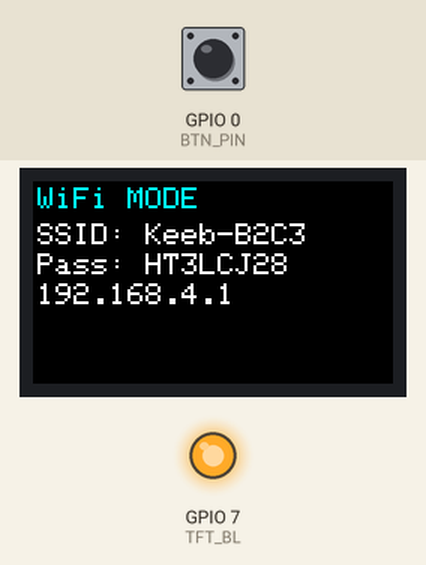
A sketch run on a simulated ESP32-S3. Parts: 240×135 colour display, output pins drawn as LEDs (lit = HIGH). The test bench sets the inputs (shaded band); at power-on: GPIO 0 (BTN_PIN) HIGH. Random numbers use the default seed unless the sketch sets one; nothing arrives over Bluetooth unless stated; a phone connects over Bluetooth LE 3 s after start; USB keyboard and mouse output is not drawn; what the sketch prints to the serial monitor is not drawn.

Above: at 1.4 s.
1.5 s: GPIO 0 (BTN_PIN) pulled LOW for 0.15 s
At 2.4 s:
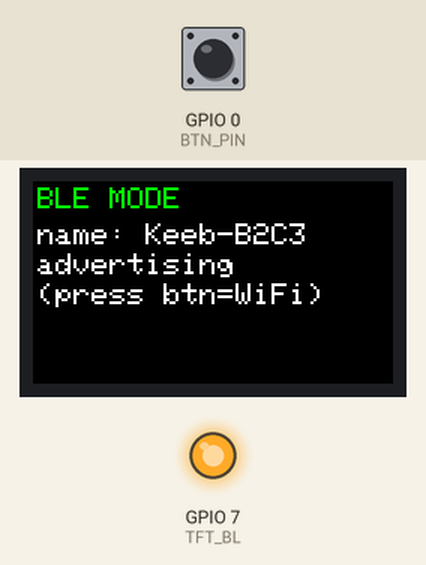
3.1 s: GPIO 0 (BTN_PIN) pulled LOW for 1 s
At 3.4 s:
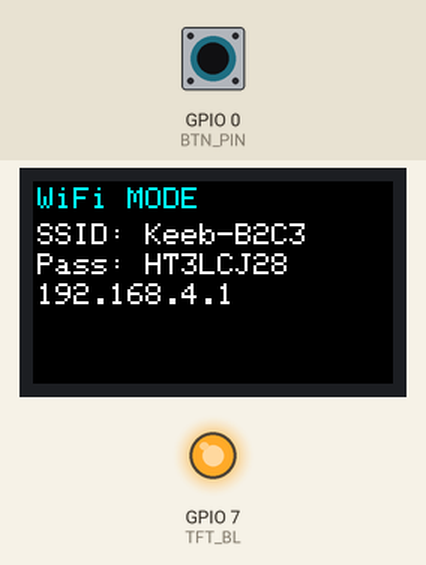
5.6 s: GPIO 0 (BTN_PIN) pulled LOW for 0.15 s
At 6.5 s:
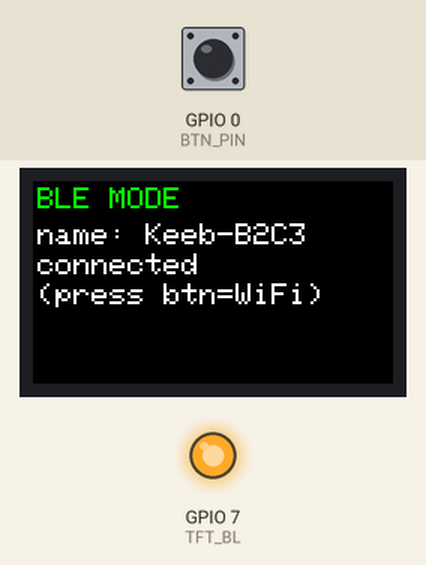
7.2 s: GPIO 0 (BTN_PIN) pulled LOW for 3.2 s
At 7.8 s:
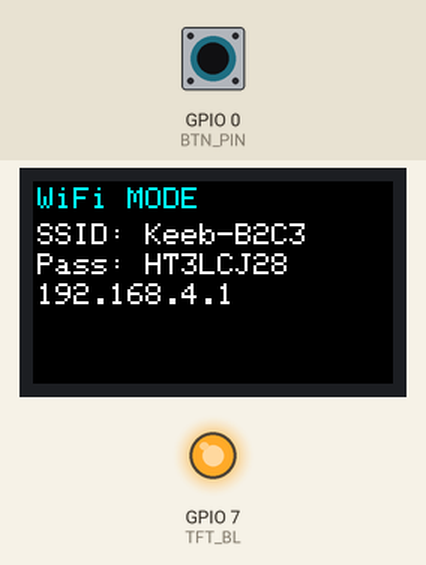
11.9 s: GPIO 0 (BTN_PIN) pulsed LOW 5 times (0.12 s each, 0.3 s apart)
At 13.7 s:
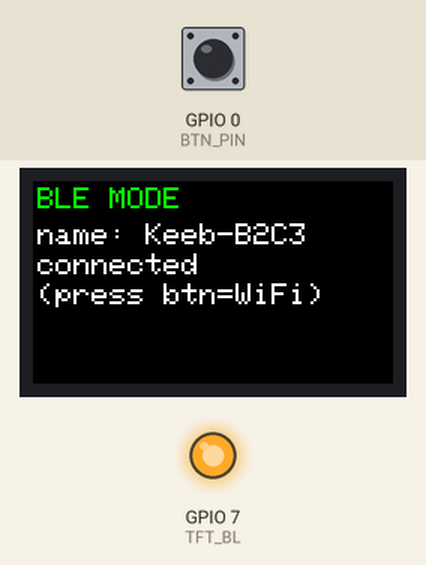
Timing chart, 0 to 15.2 s (numbered marks = the images above; inputs shaded):
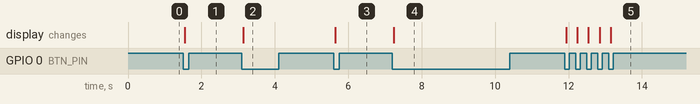

The sketch:

keyboard-dongle.ino
```cpp
/*
 * ESP32-S3 USB-HID keyboard dongle — ONE firmware, THREE boards.
 *
 * Plug into the TARGET computer; it enumerates as a real USB keyboard. At boot it
 * brings up a BLE (Nordic UART) service AND a WiFi access point. Send text from a
 * control machine over whichever is convenient:
 *   - WiFi : join the AP, open http://192.168.4.1
 *   - BLE  : use web/control.html (Web Bluetooth)
 * Whichever transport connects first disables the other until it disconnects.
 *
 * Pick your board below (or pass -DBOARD=n to arduino-cli). The ONLY thing that
 * differs between boards is the on-board screen; USB-HID + WiFi + BLE are identical.
 *
 * Board options (all are ESP32-S3, which is what makes USB-HID possible):
 *   USB CDC On Boot : Enabled
 *   USB Mode        : USB-OTG (TinyUSB)
 *   Partition Scheme: 16M Flash (3MB APP/9.9MB FATFS)
 *   Flash Size      : 16MB
 * Libraries: Adafruit GFX, Adafruit ST7735 and ST7789.
 */

#include "USB.h"
#include "USBHIDKeyboard.h"
#include "USBHIDMouse.h"
#include <WiFi.h>
#include <WebServer.h>
#include <BLEDevice.h>
#include <BLEServer.h>
#include <BLEUtils.h>
#include <BLE2902.h>
#include <BLESecurity.h>
#include <SPI.h>
#include <esp_mac.h>
#include <esp_random.h>

// ===================== BOARD SELECT =====================
#define BOARD_LILYGO_TDONGLE_S3 1   // ST7735 80x160 LCD, USB-A plug
#define BOARD_WAVESHARE_S3_GEEK 2   // ST7789 240x135 LCD, USB-A plug
#define BOARD_M5STACK_ATOMS3U   3   // no screen (RGB LED), USB-A plug
#ifndef BOARD
#define BOARD BOARD_WAVESHARE_S3_GEEK   // <-- change to your board, or pass -DBOARD=n
#endif

// 0 = open BLE control (reliable first boot, recommended until tested on hardware)
// 1 = require an on-screen pairing PIN (needs a display + bonding)
#define REQUIRE_BLE_PAIRING 0

// ----- per-board wiring -----
#if BOARD == BOARD_LILYGO_TDONGLE_S3
  #define HAS_DISPLAY 1
  #define USE_ST7735  1
  #define TFT_CS 4
  #define TFT_DC 2
  #define TFT_RST 1
  #define TFT_MOSI 3
  #define TFT_SCLK 5
  #define TFT_BL 38
  #define BTN_PIN 0
  #define TXT_SIZE 1
  #define BOARD_NAME "LilyGo T-Dongle S3"
#elif BOARD == BOARD_WAVESHARE_S3_GEEK
  #define HAS_DISPLAY 1
  #define USE_ST7789  1
  // pins per esp-cpp/espp ws-s3-geek driver (authoritative)
  #define TFT_CS 10
  #define TFT_DC 8
  #define TFT_RST 9
  #define TFT_MOSI 11
  #define TFT_SCLK 12
  #define TFT_BL 7
  #define BTN_PIN 0
  #define TXT_SIZE 2
  #define BOARD_NAME "Waveshare ESP32-S3-Geek"
#elif BOARD == BOARD_M5STACK_ATOMS3U
  #define HAS_DISPLAY 0
  #define BTN_PIN 41
  #define BOARD_NAME "M5Stack AtomS3U"
#else
  #error "Unknown BOARD"
#endif

#if REQUIRE_BLE_PAIRING && !HAS_DISPLAY
  #error "REQUIRE_BLE_PAIRING needs a display to show the PIN; this board has none."
#endif

#include <Adafruit_GFX.h>
#if USE_ST7735
  #include <Adafruit_ST7735.h>
#elif USE_ST7789
  #include <Adafruit_ST7789.h>
#endif

// ---- Nordic UART Service UUIDs (match web/control.html) ----
#define SERVICE_UUID "6E400001-B5A3-F393-E0A9-E50E24DCCA9E"
#define CHAR_RX_UUID "6E400002-B5A3-F393-E0A9-E50E24DCCA9E"
#define CHAR_TX_UUID "6E400003-B5A3-F393-E0A9-E50E24DCCA9E"

USBHIDKeyboard Keyboard;
USBHIDMouse Mouse;
WebServer server(80);
// Software-SPI constructors (exact pins) — avoids Adafruit re-begin()'ing hardware
// SPI on the wrong default pins, which leaves the panel blank.
#if USE_ST7735
Adafruit_ST7735 tft = Adafruit_ST7735(TFT_CS, TFT_DC, TFT_MOSI, TFT_SCLK, TFT_RST);
#elif USE_ST7789
Adafruit_ST7789 tft = Adafruit_ST7789(TFT_CS, TFT_DC, TFT_MOSI, TFT_SCLK, TFT_RST);
#endif
BLEAdvertising *advertising = nullptr;

String apSsid, apPass;
volatile uint32_t g_pairPin = 0;
volatile bool g_showPin = false;
volatile bool needRedraw = false;
// Button (BTN_PIN) toggles which radio is live: 0 = WiFi AP, 1 = BLE. Exclusive.
int radioMode = 0;
volatile bool bleConnected = false;
volatile int wifiClients = 0;
bool wifiApUp = false;
bool bleAdvOn = false;

const char INDEX_HTML[] PROGMEM = R"HTML(
<!DOCTYPE html><html lang="en"><head><meta charset="utf-8">
<meta name="viewport" content="width=device-width, initial-scale=1">
<title>S3 Keyboard</title><style>
body{font-family:system-ui,sans-serif;max-width:640px;margin:24px auto;padding:0 16px;background:#111;color:#eee}
h1{font-size:1.2rem}
textarea{width:100%;height:150px;font-size:16px;padding:10px;box-sizing:border-box;background:#1c1c1c;color:#eee;border:1px solid #444;border-radius:8px}
.row{display:flex;gap:8px;flex-wrap:wrap;margin-top:10px;align-items:center}
button{font-size:15px;padding:10px 16px;border:0;border-radius:8px;cursor:pointer;background:#3b82f6;color:#fff}
button.alt{background:#374151}label{display:flex;align-items:center;gap:6px;font-size:14px}
#log{margin-top:12px;font-size:13px;color:#9ca3af}
h2{font-size:1rem;color:#9ca3af;margin-top:22px}
#pad{touch-action:none;height:170px;margin-top:10px;background:#1c1c1c;border:1px dashed #555;border-radius:10px;display:flex;align-items:center;justify-content:center;color:#666;user-select:none;font-size:14px}
</style></head><body>
<h1>ESP32-S3 — Remote Keyboard (WiFi)</h1>
<textarea id="txt" placeholder="Type text to send to the target computer..."></textarea>
<div class="row"><button onclick="send()">Send</button>
<label><input type="checkbox" id="enter" checked> Press Enter after</label></div>
<div class="row">
<button class="alt" onclick="key('ENTER')">Enter</button>
<button class="alt" onclick="key('TAB')">Tab</button>
<button class="alt" onclick="key('ESC')">Esc</button>
<button class="alt" onclick="key('WIN')">Win/Cmd</button>
<button class="alt" onclick="key('CTRL_ALT_DEL')">Ctrl+Alt+Del</button></div>
<h2>Mouse</h2>
<div id="pad">drag to move the pointer &#8226; tap to left-click</div>
<div class="row"><label>Sensitivity <input type="range" id="sens" min="0.3" max="5" step="0.1" value="1.6"> <span id="sensv">1.6</span>x</label></div>
<div class="row">
<button class="alt" onclick="mclick(1)">Left</button>
<button class="alt" onclick="mclick(2)">Right</button>
<button class="alt" onclick="mclick(4)">Middle</button>
<button class="alt" onclick="mscroll(-3)">Scroll up</button>
<button class="alt" onclick="mscroll(3)">Scroll down</button></div>
<div id="log"></div><script>
async function post(p,b){const r=await fetch(p,{method:'POST',headers:{'Content-Type':'text/plain'},body:b});
document.getElementById('log').textContent=r.ok?'sent':'error '+r.status;}
function send(){let t=document.getElementById('txt').value;if(document.getElementById('enter').checked)t+='\n';post('/type',t);}
function key(k){post('/key',k);}
let SENS=parseFloat(localStorage.getItem('sens')||'1.6');
const sens=document.getElementById('sens'),sensv=document.getElementById('sensv');
sens.value=SENS;sensv.textContent=SENS.toFixed(1);
sens.addEventListener('input',()=>{SENS=parseFloat(sens.value);sensv.textContent=SENS.toFixed(1);localStorage.setItem('sens',sens.value);});
function clamp(v){v=v|0;return v<-127?-127:v>127?127:v;}
function mpost(a){fetch('/mouse',{method:'POST',body:new Uint8Array(a)});}
function mclick(b){mpost([2,0x63,b]);}
function mscroll(a){mpost([2,0x73,(clamp(a)+128)&255]);}
const pad=document.getElementById('pad');let pd=false,lx=0,ly=0,ax=0,ay=0,mv=false;
pad.addEventListener('pointerdown',e=>{pd=true;lx=e.clientX;ly=e.clientY;mv=false;ax=ay=0;pad.setPointerCapture(e.pointerId);e.preventDefault();});
pad.addEventListener('pointermove',e=>{if(!pd)return;ax+=e.clientX-lx;ay+=e.clientY-ly;lx=e.clientX;ly=e.clientY;if(Math.abs(ax)>3||Math.abs(ay)>3)mv=true;});
pad.addEventListener('pointerup',e=>{if(!pd)return;pd=false;if(!mv)mclick(1);});
setInterval(()=>{if(!ax&&!ay)return;const dx=clamp(Math.round(ax*SENS)),dy=clamp(Math.round(ay*SENS));ax=0;ay=0;if(dx||dy)mpost([2,0x6d,(dx+128)&255,(dy+128)&255]);},40);
</script></body></html>
)HTML";

void doKey(const String &k) {
  if (k == "ENTER")      Keyboard.write(KEY_RETURN);
  else if (k == "TAB")   Keyboard.write(KEY_TAB);
  else if (k == "ESC")   Keyboard.write(KEY_ESC);
  else if (k == "WIN")   Keyboard.write(KEY_LEFT_GUI);
  else if (k == "CTRL_ALT_DEL") {
    Keyboard.press(KEY_LEFT_CTRL); Keyboard.press(KEY_LEFT_ALT); Keyboard.press(KEY_DELETE);
    delay(60); Keyboard.releaseAll();
  }
}

// Mouse command bytes (all non-zero so they survive String handling):
//   0x02 'm' dx+128 dy+128   -> relative move
//   0x02 'c' button(1=L,2=R,4=M) -> click
//   0x02 's' amount+128      -> scroll wheel
void doMouse(const uint8_t *d, size_t n) {
  if (n < 2) return;
  if (d[1] == 'm' && n >= 4)      Mouse.move((int)d[2] - 128, (int)d[3] - 128, 0);
  else if (d[1] == 'c' && n >= 3) Mouse.click(d[2]);
  else if (d[1] == 's' && n >= 3) Mouse.move(0, 0, (int)d[2] - 128);
}

#if HAS_DISPLAY
void screen(const String &l1, uint16_t c1, const String &l2, const String &l3, const String &l4) {
  tft.fillScreen(ST77XX_BLACK);
  tft.setTextSize(TXT_SIZE);
  const int lh = 8 * TXT_SIZE + 4;   // line height scales with text size
  int y = 4;
  tft.setTextColor(c1);            tft.setCursor(3, y); tft.print(l1); y += lh + 4;
  tft.setTextColor(ST77XX_WHITE);
  tft.setCursor(3, y); tft.print(l2); y += lh;
  tft.setCursor(3, y); tft.print(l3); y += lh;
  tft.setCursor(3, y); tft.print(l4);
}
void drawScreen() {
  if (g_showPin) {
    char pin[8]; snprintf(pin, sizeof(pin), "%06u", (unsigned)g_pairPin);
    screen("BLE PAIRING", ST77XX_MAGENTA, "Enter PIN:", String(pin), "");
    return;
  }
  if (radioMode == 0) {   // WiFi active
    screen("WiFi MODE", ST77XX_CYAN, "SSID: " + apSsid, "Pass: " + apPass, "192.168.4.1");
  } else {                // BLE active
    screen("BLE MODE", ST77XX_GREEN, "name: " + apSsid,
           bleConnected ? "connected" : "advertising", "(press btn=WiFi)");
  }
}
#else
void drawScreen() {}   // screenless board: nothing to draw
#endif

void genCreds() {
  uint8_t mac[6];
  esp_read_mac(mac, ESP_MAC_WIFI_SOFTAP);
  char ss[20];
  snprintf(ss, sizeof(ss), "Keeb-%02X%02X", mac[4], mac[5]);
  apSsid = ss;
#if defined(FIXED_PASS)
  apPass = "type12345";   // fixed (e.g. while a screen is unavailable/being debugged)
#elif HAS_DISPLAY
  static const char cs[] = "ABCDEFGHJKLMNPQRSTUVWXYZ23456789";  // all caps + digits, no I/O/0/1
  apPass = "";
  for (int i = 0; i < 8; i++) apPass += cs[esp_random() % (sizeof(cs) - 1)];  // random, shown on screen
#else
  apPass = "type12345";   // fixed: no screen to display a random one
#endif
  Serial.printf("[%s] WiFi: %s / %s  ->  http://192.168.4.1\n", BOARD_NAME, apSsid.c_str(), apPass.c_str());
}

void startAP() {
  WiFi.mode(WIFI_AP);
  WiFi.softAP(apSsid.c_str(), apPass.c_str());
  wifiApUp = true;
}
void stopAP() {
  WiFi.softAPdisconnect(true);
  WiFi.mode(WIFI_OFF);
  wifiApUp = false;
  wifiClients = 0;
}
void onWiFiEvent(WiFiEvent_t e) {
  if (e == ARDUINO_EVENT_WIFI_AP_STACONNECTED) wifiClients++;
  else if (e == ARDUINO_EVENT_WIFI_AP_STADISCONNECTED && wifiClients > 0) wifiClients--;
}
void startAdv() { if (!bleAdvOn) { advertising->start(); bleAdvOn = true; } }
void stopAdv()  { if (bleAdvOn)  { advertising->stop();  bleAdvOn = false; } }

class SrvCb : public BLEServerCallbacks {
  void onConnect(BLEServer *s) override { bleConnected = true; }
  void onDisconnect(BLEServer *s) override { bleConnected = false; }
};
class RxCb : public BLECharacteristicCallbacks {
  void onWrite(BLECharacteristic *c) override {
    if (g_showPin) { g_showPin = false; needRedraw = true; }
    String v = c->getValue();
    if (v.length() == 0) return;
    if (v[0] == '\x01')      doKey(v.substring(1));
    else if (v[0] == '\x02') doMouse((const uint8_t *)v.c_str(), v.length());
    else                     Keyboard.print(v);
  }
};
#if REQUIRE_BLE_PAIRING
class SecCb : public BLESecurityCallbacks {
  uint32_t onPassKeyRequest() override { return 0; }
  void onPassKeyNotify(uint32_t pk) override { g_pairPin = pk; g_showPin = true; needRedraw = true; }
  bool onConfirmPIN(uint32_t pk) override { return true; }
  bool onSecurityRequest() override { return true; }
};
#endif

// Apply the current radioMode: bring up exactly one radio, shut the other.
void applyRadio() {
  if (radioMode == 0) {            // WiFi
    stopAdv();
    if (!wifiApUp) startAP();
  } else {                         // BLE
    stopAP();
    startAdv();
  }
  needRedraw = true;
}
// Poll the button; a press toggles WiFi <-> BLE.
void pollButton() {
  static bool last = HIGH;
  static uint32_t t = 0;
  bool b = digitalRead(BTN_PIN);
  if (b != last && millis() - t > 60) {   // debounce
    t = millis(); last = b;
    if (b == LOW) { radioMode = !radioMode; applyRadio(); }
  }
}

void setup() {
  Serial.begin(115200);
  Keyboard.begin();
  Mouse.begin();
  USB.begin();

#if HAS_DISPLAY
  pinMode(TFT_BL, OUTPUT);
  digitalWrite(TFT_BL, HIGH);
  #if USE_ST7735
    tft.initR(INITR_MINI160x80);       // 80x160 panel
    tft.setRotation(3);
    tft.invertDisplay(true);
  #elif USE_ST7789
    tft.init(135, 240);                 // 1.14" 240x135 panel
    tft.setRotation(3);
    // if colours look inverted on hardware, toggle: tft.invertDisplay(false);
  #endif
  tft.fillScreen(ST77XX_BLACK);
#endif

  genCreds();

  pinMode(BTN_PIN, INPUT_PULLUP);   // button toggles WiFi <-> BLE
  WiFi.onEvent(onWiFiEvent);
  startAP();                        // bring WiFi up before BLE init (coexistence order)

  BLEDevice::init(apSsid.c_str());
  BLEServer *srv = BLEDevice::createServer();
  srv->setCallbacks(new SrvCb());
  BLEService *svc = srv->createService(SERVICE_UUID);
  BLECharacteristic *rx = svc->createCharacteristic(
      CHAR_RX_UUID, BLECharacteristic::PROPERTY_WRITE | BLECharacteristic::PROPERTY_WRITE_NR);
#if REQUIRE_BLE_PAIRING
  rx->setAccessPermissions(ESP_GATT_PERM_WRITE_ENC_MITM);
#endif
  rx->setCallbacks(new RxCb());
  BLECharacteristic *tx = svc->createCharacteristic(CHAR_TX_UUID, BLECharacteristic::PROPERTY_NOTIFY);
  tx->addDescriptor(new BLE2902());
  svc->start();

  advertising = BLEDevice::getAdvertising();
  advertising->addServiceUUID(SERVICE_UUID);
  advertising->setScanResponse(true);
  // advertising started by applyRadio() per the selected mode

#if REQUIRE_BLE_PAIRING
  BLEDevice::setSecurityCallbacks(new SecCb());
  BLESecurity *sec = new BLESecurity();
  sec->setAuthenticationMode(ESP_LE_AUTH_REQ_SC_MITM_BOND);
  sec->setCapability(ESP_IO_CAP_OUT);
  sec->setInitEncryptionKey(ESP_BLE_ENC_KEY_MASK | ESP_BLE_ID_KEY_MASK);
  sec->setRespEncryptionKey(ESP_BLE_ENC_KEY_MASK | ESP_BLE_ID_KEY_MASK);
#endif

  server.on("/", []() { server.send_P(200, "text/html", INDEX_HTML); });
  server.on("/type", HTTP_POST, []() { Keyboard.print(server.arg("plain")); server.send(200, "text/plain", "ok"); });
  server.on("/key",  HTTP_POST, []() { doKey(server.arg("plain")); server.send(200, "text/plain", "ok"); });
  server.on("/mouse", HTTP_POST, []() { String b = server.arg("plain"); doMouse((const uint8_t *)b.c_str(), b.length()); server.send(200, "text/plain", "ok"); });
  server.begin();

  radioMode = 0;       // start in WiFi mode
  applyRadio();
  drawScreen();
}

void loop() {
  server.handleClient();
  pollButton();
  if (needRedraw) { needRedraw = false; drawScreen(); }
  static uint32_t t = 0;
  if (millis() - t > 5000) {  // periodic status over serial
    t = millis();
    Serial.printf("[%s] mode=%s WiFi: %s / %s\n", BOARD_NAME,
                  radioMode == 0 ? "WiFi" : "BLE", apSsid.c_str(), apPass.c_str());
  }
  delay(10);
}
```

Measured:
- after the input at 1.5 s, the display: changes after 0.05 s (image 1)
- after the input at 3.1 s, the display: changes at once (image 2)
- after the input at 5.6 s, the display: changes at once (image 3)
- after the input at 7.2 s, the display: changes at once (image 4)
- after the input at 11.9 s, the display: changes at once (image 5)
